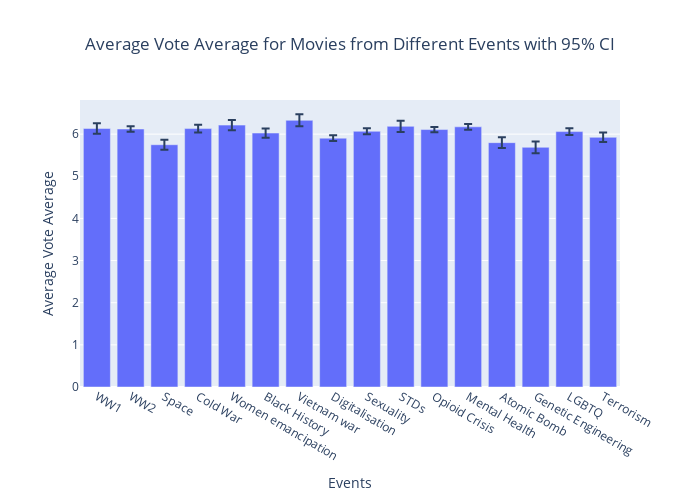

Here is the notebook cell this chart was saved with:
### Code cell
# Create the interactive histogram for vote_average

fig_vote = go.Figure()

fig_vote.add_trace(go.Bar(
    name="Mean",
    x=events,
    y=all_averages_vote,
    marker=dict(color='rgb(99, 110, 250)'),
    error_y=dict(
        type='data',
        symmetric=False,
        array=[(high - low) / 2 for low, high in zip(lower_bound_vote, upper_bound_vote)],
        arrayminus=[(high - low) / 2 for low, high in zip(lower_bound_vote, upper_bound_vote)]
    ),
))

fig_vote.update_layout(
    barmode="group",
    width=700,
    height=500,
    xaxis_title="Events",
    yaxis_title="Average Vote Average",
    title="Average Vote Average for Movies from Different Events with 95% CI",
    title_x=0.5,
)

fig_vote.show()
# fig_vote.write_image("./plots/average_vote_average_bar.png")
#fig_vote.write_html("./plots/average_vote_average_bar.html")

### Figure 1 — Plotly figure (JSON) as saved in the notebook; plotly's stock layout.template omitted (floating-point values rounded to 4 significant figures)
{"data": [{"error_y": {"array": [0.1234, 0.06587, 0.1185, 0.09301, 0.1222, 0.109, 0.1422, 0.06679, 0.07069, 0.1343, 0.06274, 0.06672, 0.1269, 0.1394, 0.07912, 0.112], "arrayminus": [0.1234, 0.06587, 0.1185, 0.09301, 0.1222, 0.109, 0.1422, 0.06679, 0.07069, 0.1343, 0.06274, 0.06672, 0.1269, 0.1394, 0.07912, 0.112], "symmetric": false, "type": "data"}, "marker": {"color": "rgb(99, 110, 250)"}, "name": "Mean", "type": "bar", "x": ["WW1", "WW2", "Space", "Cold War", "Women emancipation", "Black History", "Vietnam war", "Digitalisation", "Sexuality", "STDs", "Opioid Crisis", "Mental Health", "Atomic Bomb", "Genetic Engineering", "LGBTQ", "Terrorism"], "y": [6.134, 6.122, 5.748, 6.132, 6.214, 6.026, 6.327, 5.904, 6.067, 6.184, 6.108, 6.173, 5.798, 5.687, 6.06, 5.924]}], "layout": {"barmode": "group", "height": 500, "title": {"text": "Average Vote Average for Movies from Different Events with 95% CI", "x": 0.5}, "width": 700, "xaxis": {"title": {"text": "Events"}}, "yaxis": {"title": {"text": "Average Vote Average"}}}}
